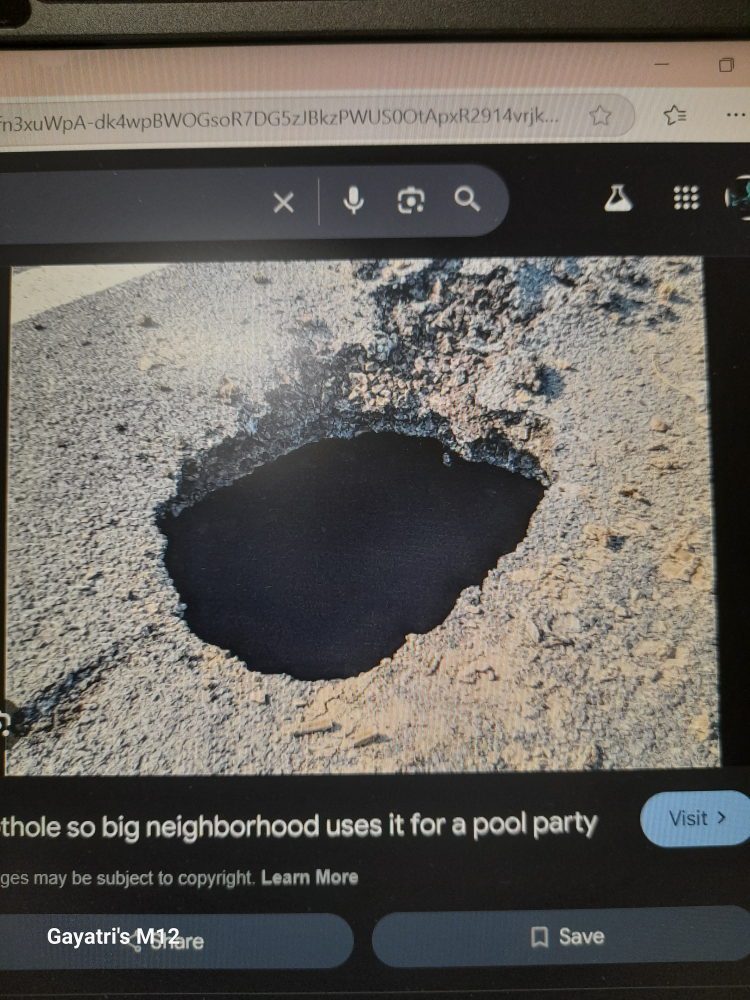
#> input picture front.jpg, 3000 x 4000 px (shown at 1/4 size)
$ python -i image_processing.py   (imports and definitions only)
#> lines starting #> are read from the running program, lines starting #| are printed output that depends on the picture
#> further down, picture is the input picture: shape (4000, 3000, 3); mean B, G, R 91, 96.1, 99.5
import cv2
import numpy as np
from skimage.feature import hog, local_binary_pattern
from skimage import exposure
import albumentations as A

def extract_features(image):
    """Extract multiple feature sets from an image"""
    # Convert to grayscale if needed
    if len(image.shape) == 3:
        gray = cv2.cvtColor(image, cv2.COLOR_BGR2GRAY)
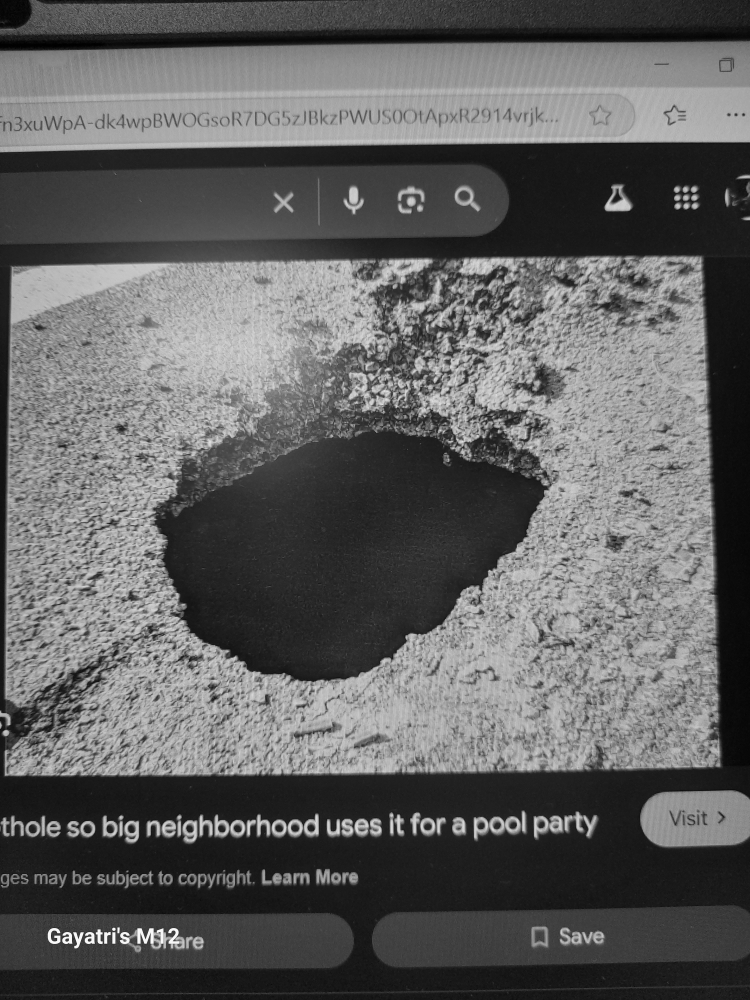
#> gray: shape (4000, 3000) (shown at 1/4 size); min 0, max 255, mean 96.5
    else:
        gray = image

    # Resize image to standard size
    resized = cv2.resize(gray, (128, 128))
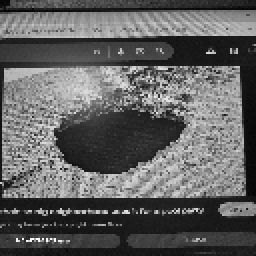
#> resized: shape (128, 128) (shown 2 times larger); min 1, max 250, mean 96.3

    # Extract HOG features with improved parameters
    hog_features = hog(resized,
                      orientations=12,
                      pixels_per_cell=(8, 8),
                      cells_per_block=(2, 2),
                      block_norm='L2-Hys',
                      visualize=False)
#> hog_features = 10800 values, max 0.474 at index 1589, min 0 at index 10, mean 0.111

    # Extract LBP features
    lbp = local_binary_pattern(resized, 8, 1, method='uniform')
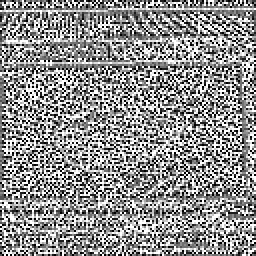
#> lbp: shape (128, 128) float64 (shown 2 times larger); min 0, max 9, mean 5.1; drawn with min black and max white
    lbp_hist = np.histogram(lbp, bins=32, range=(0, 32))[0]
#> lbp_hist = 32 values, max 3341 at index 9, min 0 at index 10, mean 512

    # Extract texture features using GLCM
    glcm = cv2.calcHist([resized], [0], None, [256], [0, 256])
#> glcm = 256 values, max 405 at index 24, min 0 at index 0, mean 64
    glcm = glcm.flatten() / glcm.sum()
#> glcm = 256 values, max 0.0247 at index 24, min 0 at index 0, mean 0.00391

    # Combine all features
    features = np.concatenate([hog_features, lbp_hist, glcm])
#> features = 11088 values, max 3341 at index 10809, min 0 at index 10, mean 1.59
    return features

# [42 lines left out: functions preprocess_image, enhance_image, not called in this run]

>>> import cv2
>>> picture = cv2.imread('../front.jpg')
>>> result = extract_features(picture)
#> result has the same summary as features in extract_features

$ run again, on right.jpg
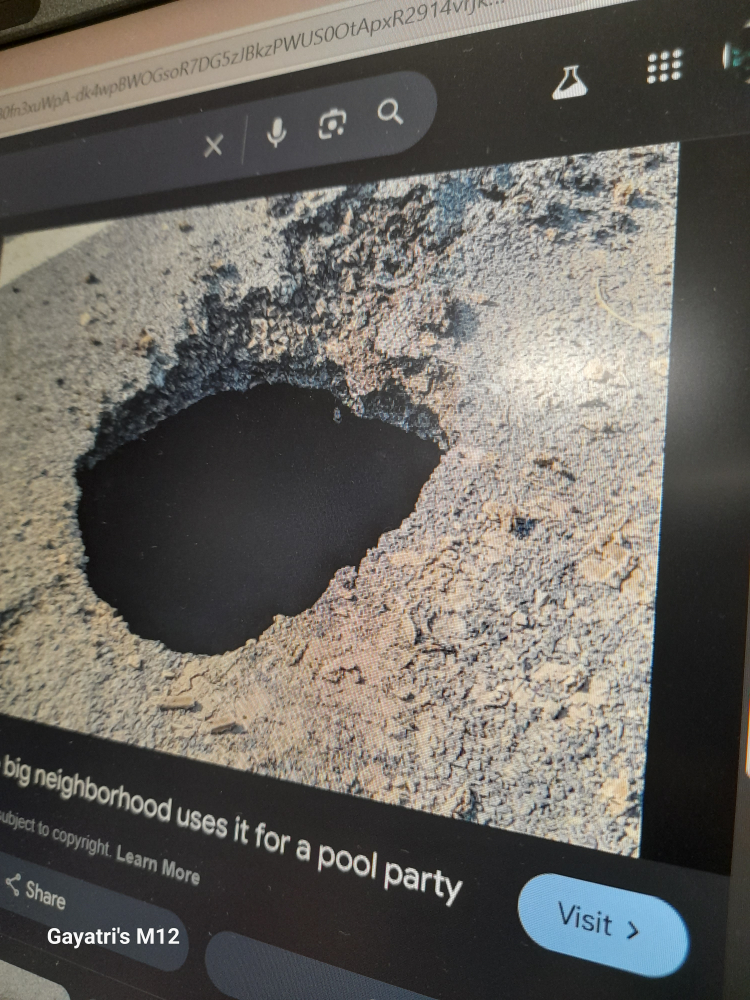
#> input picture right.jpg, 3000 x 4000 px (shown at 1/4 size)
#> picture is the input picture: shape (4000, 3000, 3); mean B, G, R 96.5, 102.4, 105.7
#> in extract_features, `resized = cv2.resize(gray, (128, 128))`:
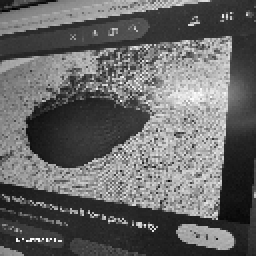
#> resized: shape (128, 128) (shown 2 times larger); min 1, max 252, mean 102.5
#> hog_features = 10800 values, max 0.416 at index 6432, min 0 at index 11, mean 0.114
#> in extract_features, `lbp = local_binary_pattern(resized, 8, 1, method='uniform')`:
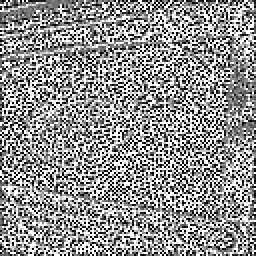
#> lbp: shape (128, 128) float64 (shown 2 times larger); min 0, max 9, mean 5.15; drawn with min black and max white
#> lbp_hist = 32 values, max 3535 at index 9, min 0 at index 10, mean 512
#> in extract_features, `glcm = cv2.calcHist([resized], [0], None, [256], [0, 256])`: glcm = 256 values, max 259 at index 40, min 0 at index 0, mean 64
#> in extract_features, `glcm = glcm.flatten() / glcm.sum()`: glcm = 256 values, max 0.0158 at index 40, min 0 at index 0, mean 0.00391
#> features = 11088 values, max 3535 at index 10809, min 0 at index 11, mean 1.59
#> result has the same summary as features in extract_features

$ run again, on trialgeo1.jpg.jpg
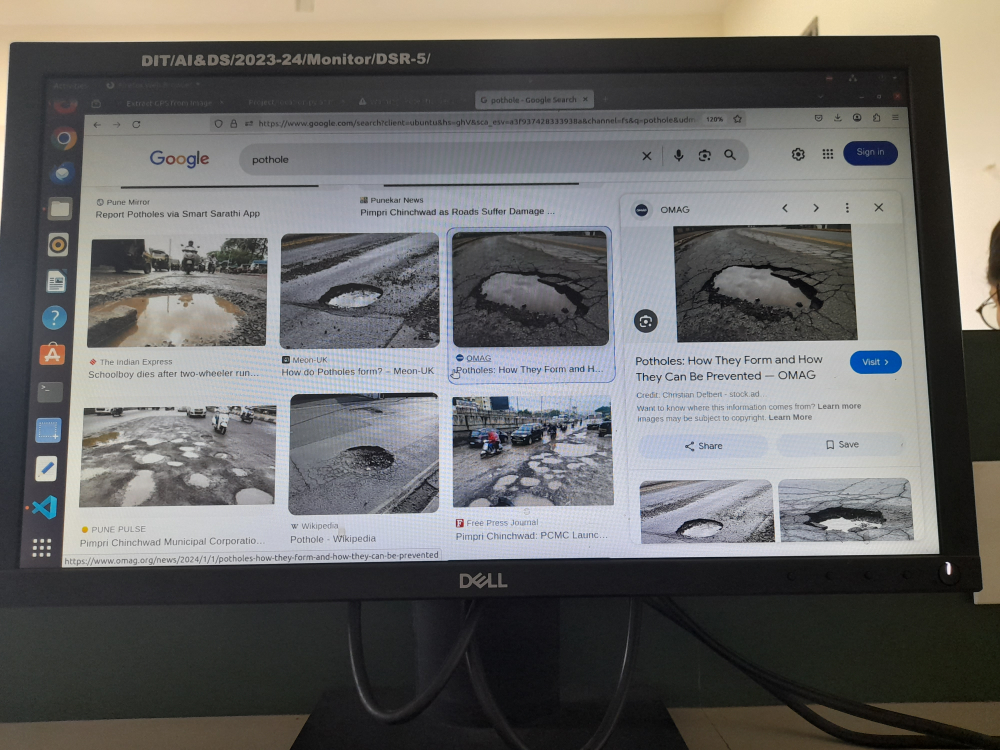
#> input picture trialgeo1.jpg.jpg, 4000 x 3000 px (shown at 1/4 size)
#> picture is the input picture: shape (3000, 4000, 3); mean B, G, R 104, 105, 105.7
#> in extract_features, `resized = cv2.resize(gray, (128, 128))`:
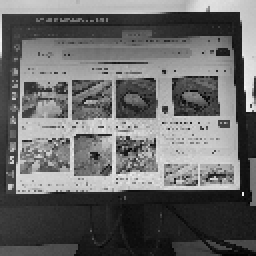
#> resized: shape (128, 128) (shown 2 times larger); min 1, max 244, mean 105.2
#> hog_features = 10800 values, max 0.564 at index 8657, min 0 at index 1, mean 0.102
#> in extract_features, `lbp = local_binary_pattern(resized, 8, 1, method='uniform')`:
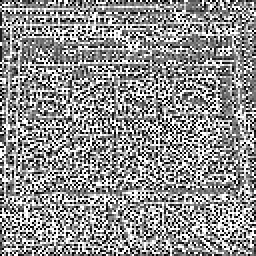
#> lbp: shape (128, 128) float64 (shown 2 times larger); min 0, max 9, mean 5.1; drawn with min black and max white
#> lbp_hist = 32 values, max 3276 at index 9, min 0 at index 10, mean 512
#> in extract_features, `glcm = cv2.calcHist([resized], [0], None, [256], [0, 256])`: glcm = 256 values, max 269 at index 30, min 0 at index 0, mean 64
#> in extract_features, `glcm = glcm.flatten() / glcm.sum()`: glcm = 256 values, max 0.0164 at index 30, min 0 at index 0, mean 0.00391
#> features = 11088 values, max 3276 at index 10809, min 0 at index 1, mean 1.58
#> result has the same summary as features in extract_features
